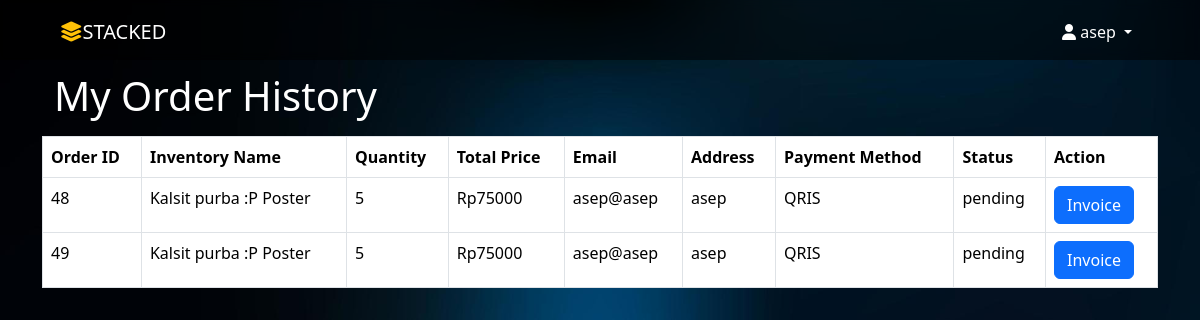
The page /cart.php (signed in) on the database as committed earlier.
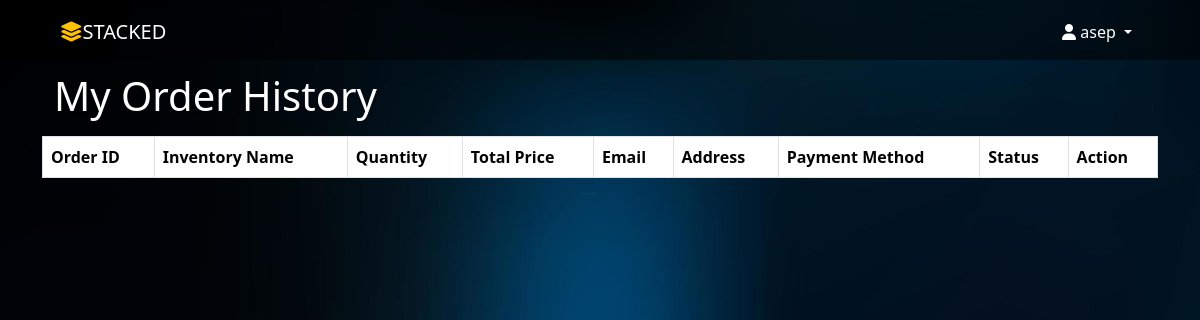
The same page on the database as committed later.
### tables this page shows
CREATE TABLE `orders` (
  `id` int NOT NULL,
  `user_id` int NOT NULL,
  `inventory_id` int NOT NULL,
  `quantity` int NOT NULL,
  `total_price` decimal(10,0) NOT NULL,
  `order_date` timestamp NULL DEFAULT CURRENT_TIMESTAMP,
  `paymentMethod` varchar(50) NOT NULL,
  `name` varchar(255) NOT NULL,
  `email` varchar(255) NOT NULL,
  `address` varchar(255) NOT NULL,
  `status` varchar(255) NOT NULL
);

CREATE TABLE `inventory` (
  `id` int NOT NULL,
  `nama` varchar(100) NOT NULL,
  `kuantitas` int NOT NULL,
  `harga` decimal(10,0) NOT NULL,
  `gambar` varchar(255) NOT NULL,
  `kategori_id` int DEFAULT NULL,
  `created_at` timestamp NULL DEFAULT CURRENT_TIMESTAMP,
  `updated_at` timestamp NULL DEFAULT CURRENT_TIMESTAMP ON UPDATE CURRENT_TIMESTAMP
);

### app/controller/CartController.php (called while the page is built, shortened)
<?php
class CartController
{
    private $conn;
    public function __construct($conn)
    {
        $this->conn = $conn;
    }
    public function getOrdersByUserId($user_id)
    {
        $sql = "SELECT orders.*, inventory.nama
        FROM orders
        JOIN inventory ON orders.inventory_id = inventory.id
        WHERE orders.user_id = ?";
        $stmt = $this->conn->prepare($sql);
        $stmt->bind_param('i', $user_id);
        $stmt->execute();
        $result = $stmt->get_result();
        $orders = array();
        while ($row = $result->fetch_assoc()) {
            $orders[] = $row;
        }
        return $orders;
    }
}

### layout/home/cart-page.php (the view)
<?php
require __DIR__ . '/../../app/controller/CartController.php';
$controller = new CartController($conn);
$carts = $controller->getOrdersByUserId($_SESSION['user_id']);
?>
<section>
  <br>
  <br>
  <br>
</section>
<section>
    <div class="container">
        <div class="row">
            <div class="col-12">
                <div class="container mb-3">
                    <h1 class="text-white">My Order History</h1>
                </div>
                <div class="table-responsive">
                    <table class="table table-bordered">
                        <thead>
                            <tr>
                                <th>Order ID</th>
                                <th>Inventory Name</th>
                                <th>Quantity</th>
                                <th>Total Price</th>
                                <th>Email</th>
                                <th>Address</th>
                                <th>Payment Method</th>
                                <th>Status</th>
                                <th>Action</th>
                            </tr>
                        </thead>
                        <tbody>
                            <?php foreach ($carts as $cart) { ?>
                                <tr>
                                    <td><?php echo $cart['id']; ?></td>
                                    <td><?php echo $cart['nama']; ?></td>
                                    <td><?php echo $cart['quantity']; ?></td>
                                    <td>Rp<?php echo $cart['total_price']; ?></td>
                                    <td><?php echo $cart['email']; ?></td>
                                    <td><?php echo $cart['address']; ?></td>
                                    <td><?php echo $cart['paymentMethod']; ?></td>
                                    <td><?php echo $cart['status']; ?></td>
                                    <td>
                                        <a href="cetak_invoice.php?id=<?php echo $cart['user_id']; ?>" class="btn btn-primary">Invoice</a>
                                    </td>
                                </tr>
                            <?php } ?>
                        </tbody>
                    </table>
                </div>
            </div>
        </div>
    </div>
</section>

Rows that differ between the two databases and show on the page:
removed orders: id "48", inventory.nama "Kalsit purba :P Poster", quantity "5", total_price "75000", email "asep@asep", address "asep", paymentMethod "QRIS", status "pending"
removed orders: id "49", inventory.nama "Kalsit purba :P Poster", quantity "5", total_price "75000", email "asep@asep", address "asep", paymentMethod "QRIS", status "pending"
